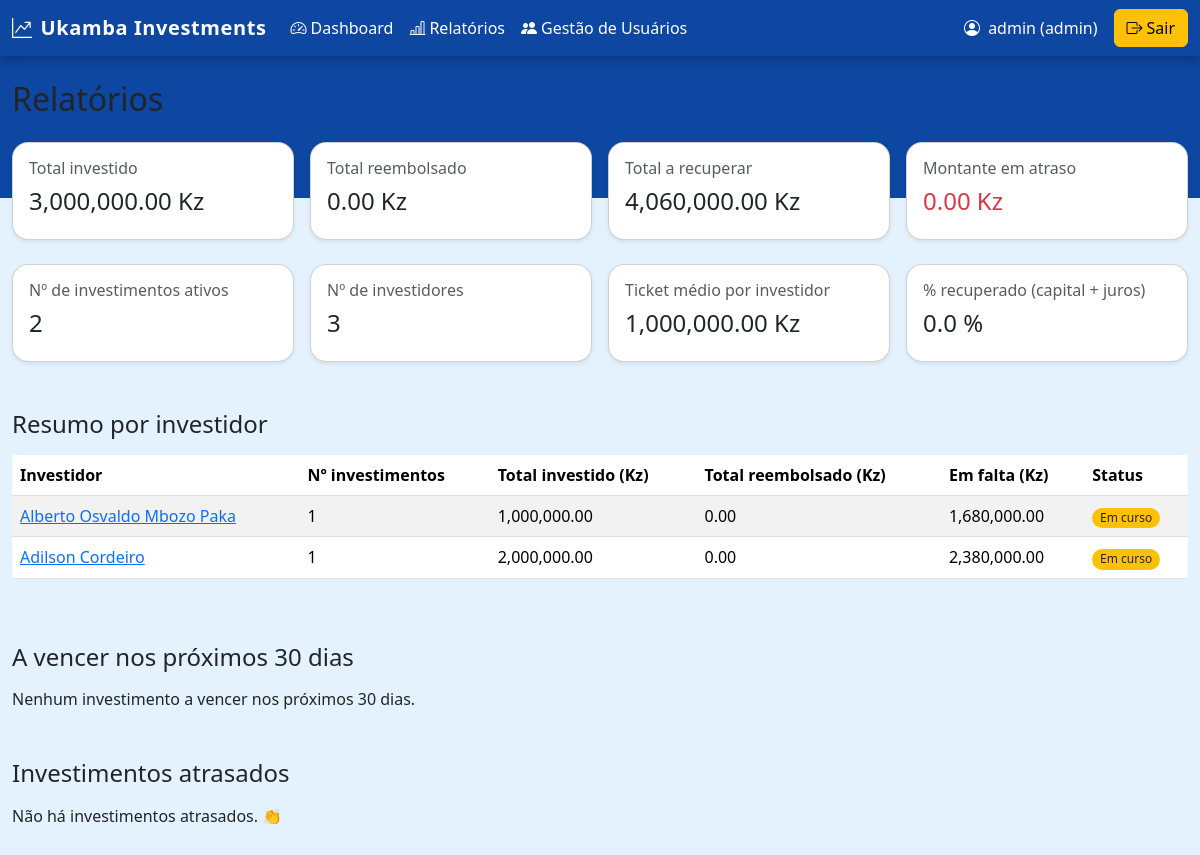
The app's page /relatorios (signed in), older data.
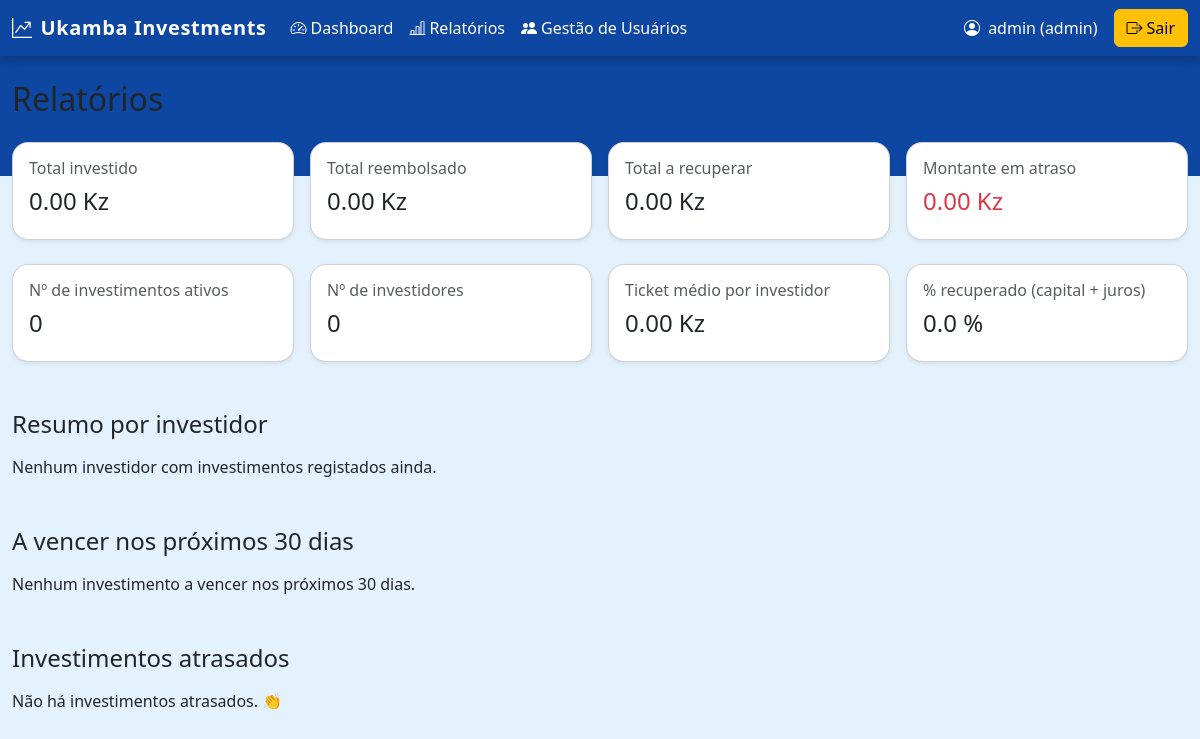
The same page, newer data.
### main.py (models this page shows, shortened)
class Investor(db.Model):
    id = db.Column(db.Integer, primary_key=True)
    nome = db.Column(db.String(100), nullable=False)
    profissao = db.Column(db.String(100))
    created_at = db.Column(db.DateTime, default=datetime.utcnow)
    investments = db.relationship("Investment", backref="investor", lazy=True)

### main.py (the view)
@app.route("/relatorios")
@require_roles("admin", "gestor", "leitura")
def relatorios():
    investments = Investment.query.all()
    investidores = Investor.query.all()
    hoje = datetime.utcnow().date()
    total_investido = sum(inv.valor_investido for inv in investments)
    total_reembolsado = sum(inv.valor_reembolsado for inv in investments)
    total_a_recuperar = sum(inv.valor_em_falta() for inv in investments)
    total_atrasado = sum(inv.valor_em_falta() for inv in investments if inv.esta_atrasado())
    investimentos_ativos = [inv for inv in investments if inv.valor_em_falta() > 0]
    num_investimentos_ativos = len(investimentos_ativos)
    num_investidores = len(investidores)
    media_por_investidor = (total_investido / num_investidores) if num_investidores > 0 else 0
    total_previsto = sum(inv.valor_total_a_receber() for inv in investments)
    perc_recuperado = ((total_reembolsado / total_previsto) * 100) if total_previsto > 0 else 0
    investimentos_atrasados = [inv for inv in investments if inv.esta_atrasado()]
    a_vencer_30_dias = [
        inv for inv in investments
        if 0 <= (inv.data_fim - hoje).days <= 30 and inv.valor_em_falta() > 0
    ]
    resumo_investidores = []
    for invs in investidores:
        invs_investments = [i for i in investments if i.investor_id == invs.id]
        if not invs_investments:
            continue
        valor_investido_inv = sum(i.valor_investido for i in invs_investments)
        valor_reembolsado_inv = sum(i.valor_reembolsado for i in invs_investments)
        valor_em_falta_inv = sum(i.valor_em_falta() for i in invs_investments)
        atrasado_inv = any(i.esta_atrasado() for i in invs_investments)
        resumo_investidores.append({
            "investor": invs,
            "qtd": len(invs_investments),
            "valor_investido": valor_investido_inv,
            "valor_reembolsado": valor_reembolsado_inv,
            "valor_em_falta": valor_em_falta_inv,
            "atrasado": atrasado_inv,
        })
    return render_template(
        "relatorios.html",
        total_investido=total_investido,
        total_reembolsado=total_reembolsado,
        total_a_recuperar=total_a_recuperar,
        total_atrasado=total_atrasado,
        num_investimentos_ativos=num_investimentos_ativos,
        num_investidores=num_investidores,
        media_por_investidor=media_por_investidor,
        perc_recuperado=perc_recuperado,
        investimentos_atrasados=investimentos_atrasados,
        a_vencer_30_dias=a_vencer_30_dias,
        resumo_investidores=resumo_investidores,
    )

### main.py (called while the page is built)
@login_manager.user_loader
def load_user(user_id):
    return User.query.get(int(user_id))

def require_roles(*roles):
    def decorator(func):
        @wraps(func)
        @login_required
        def wrapper(*args, **kwargs):
            if not getattr(current_user, "is_active", True):
                logout_user()
                flash("Conta desativada. Contacte o administrador.", "danger")
                return redirect(url_for("login"))
            user_role = getattr(current_user, "role", None)
            if user_role not in roles:
                flash("Sem permissão para aceder a esta página.", "danger")
                return redirect(url_for("dashboard"))
            return func(*args, **kwargs)
        return wrapper
    return decorator

    def valor_total_a_receber(self):
        return self.valor_investido * (1 + self.taxa_juro)

    def valor_em_falta(self):
        return self.valor_total_a_receber() - self.valor_reembolsado

    def dias_restantes(self):
        hoje = datetime.utcnow().date()
        return (self.data_fim - hoje).days

    def esta_atrasado(self):
        return self.dias_restantes() < 0 and self.valor_em_falta() > 0

### templates/relatorios.html (shortened to what the changed rows need)
{% extends "base.html" %}
{% block content %}
<h2 class="mb-4">Relatórios</h2>
<div class="row g-3 mb-4">
  <div class="col-md-3">
    <div class="card shadow-sm">
      <div class="card-body">
        <h6 class="text-muted">Total investido</h6>
        <h4>{{ "{:,.2f}".format(total_investido) }} Kz</h4>
      </div>
    </div>
  </div>
  <div class="col-md-3">
    <div class="card shadow-sm">
      <div class="card-body">
        <h6 class="text-muted">Total a recuperar</h6>
        <h4>{{ "{:,.2f}".format(total_a_recuperar) }} Kz</h4>
      </div>
    </div>
  </div>
</div>
<div class="row g-3 mb-5">
  <div class="col-md-3">
    <div class="card shadow-sm">
      <div class="card-body">
        <h6 class="text-muted">Nº de investimentos ativos</h6>
        <h4>{{ num_investimentos_ativos }}</h4>
      </div>
    </div>
  </div>
  <div class="col-md-3">
    <div class="card shadow-sm">
      <div class="card-body">
        <h6 class="text-muted">Nº de investidores</h6>
        <h4>{{ num_investidores }}</h4>
      </div>
    </div>
  </div>
  <div class="col-md-3">
    <div class="card shadow-sm">
      <div class="card-body">
        <h6 class="text-muted">Ticket médio por investidor</h6>
        <h4>{{ "{:,.2f}".format(media_por_investidor) }} Kz</h4>
      </div>
    </div>
  </div>
</div>
<div class="mb-5">
  <div class="d-flex justify-content-between align-items-center mb-2">
    <h4>Resumo por investidor</h4>
  </div>
  {% if resumo_investidores %}
  <div class="table-responsive">
    <table class="table table-striped table-hover align-middle">
      <thead>
        <tr>
          <th>Investidor</th>
          <th>Nº investimentos</th>
          <th>Total investido (Kz)</th>
          <th>Total reembolsado (Kz)</th>
          <th>Em falta (Kz)</th>
          <th>Status</th>
        </tr>
      </thead>
      <tbody>
        {% for item in resumo_investidores %}
        <tr>
          <td>
            <a href="{{ url_for('investor_detail', investor_id=item.investor.id) }}">
              {{ item.investor.nome }}
            </a>
          </td>
          <td>{{ item.qtd }}</td>
          <td>{{ "{:,.2f}".format(item.valor_investido) }}</td>
          <td>{{ "{:,.2f}".format(item.valor_reembolsado) }}</td>
          <td>{{ "{:,.2f}".format(item.valor_em_falta) }}</td>
          <td>
            {% if item.atrasado %}
              <span class="badge bg-danger">Com atraso</span>
            {% elif item.valor_em_falta > 0 %}
              <span class="badge bg-warning text-dark">Em curso</span>
            {% else %}
              <span class="badge bg-success">Concluído</span>
            {% endif %}
          </td>
        </tr>
        {% endfor %}
      </tbody>
    </table>
  </div>
  {% else %}
    <p>Nenhum investidor com investimentos registados ainda.</p>
  {% endif %}
</div>
{% endblock %}

Row changes from the older to the newer data that the page shows:
removed Investor: investor.nome "Alberto Osvaldo Mbozo Paka"
removed Investor: investor.nome "Adilson Cordeiro"
Text that changed along with them:
{{ "{:,.2f}".format(total_investido) }}: "3,000,000.00" → "0.00"
{{ "{:,.2f}".format(total_a_recuperar) }}: "4,060,000.00" → "0.00"
{{ num_investimentos_ativos }}: "2" → "0"
{{ num_investidores }}: "3" → "0"
{{ "{:,.2f}".format(media_por_investidor) }}: "1,000,000.00" → "0.00"
text no longer shown: "Investidor Nº investimentos Total investido (Kz) Total reembolsado (Kz) Em falta (Kz) Status"
text now shown: "Nenhum investidor com investimentos registados ainda."
list line gone: "1 1,000,000.00 0.00 1,680,000.00 Em curso"
list line gone: "1 2,000,000.00 0.00 2,380,000.00 Em curso"
